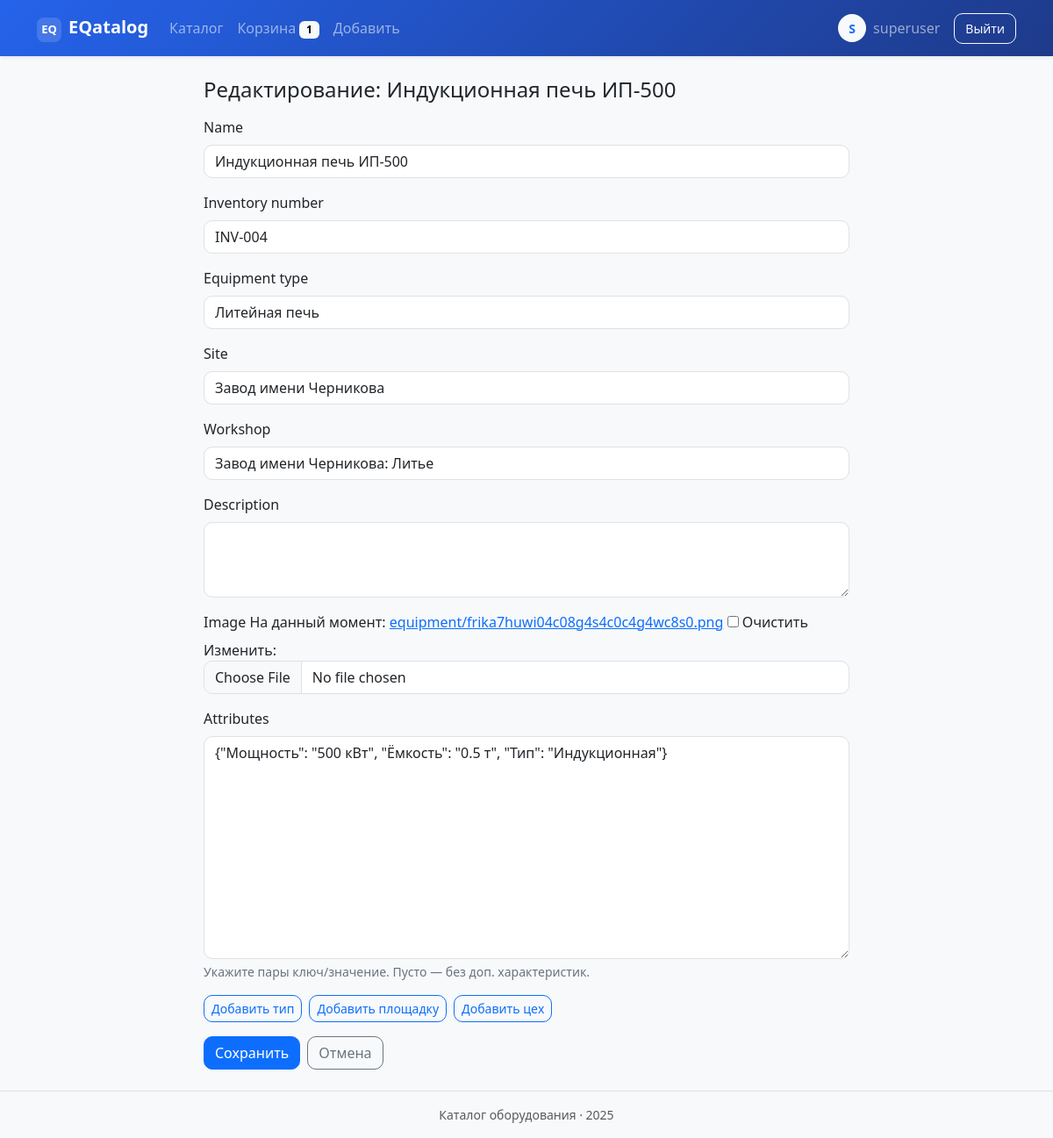
The app's page /equipment/4/edit/ (signed in) with its own data.
### catalog/models.py (models this page shows, shortened)
class Equipment(models.Model):
    name = models.CharField(max_length=255)
    inventory_number = models.CharField(max_length=100, unique=True)
    equipment_type = models.ForeignKey(
        EquipmentType, on_delete=models.PROTECT, related_name="equipment"
    )
    site = models.ForeignKey(
        Site, on_delete=models.PROTECT, related_name="equipment"
    )
    workshop = models.ForeignKey(
        Workshop, on_delete=models.PROTECT, related_name="equipment"
    )
    description = models.TextField(blank=True)
    image = models.ImageField(upload_to="equipment/", null=True, blank=True)
    attributes = models.JSONField(default=dict, blank=True)
    created_by = models.ForeignKey(
        settings.AUTH_USER_MODEL,
        null=True,
        blank=True,
        on_delete=models.SET_NULL,
        related_name="created_equipment",
    )
    created_at = models.DateTimeField(auto_now_add=True)
    updated_at = models.DateTimeField(auto_now=True)
    class Meta:
        ordering = ["name"]
        verbose_name = _("Оборудование")
        verbose_name_plural = _("Оборудование")
    def __str__(self) -> str:
        return f"{self.name} ({self.inventory_number})"

### catalog/views.py (the view, shortened to what this page needs)
class EquipmentUpdateView(OwnerPermissionMixin, LoginRequiredMixin, UpdateView):
    model = Equipment
    form_class = EquipmentForm
    template_name = "catalog/equipment_form.html"
    permission_required = "catalog.change_equipment"
    raise_exception = True

### catalog/context_processors.py (called while the page is built)
def catalog_context(request: HttpRequest) -> dict[str, int]:
    user = request.user
    if isinstance(user, AnonymousUser) or not user.is_authenticated:
        return {"cart_count": 0, "can_add_equipment": False}
    cart_count = (
        CartItem.objects.filter(user=user)
        .only("id")  # lightweight query
        .count()
    )
    can_add = (
        user.is_superuser
        or user.is_staff
        or user.groups.filter(name="seller").exists()
    )
    return {"cart_count": cart_count, "can_add_equipment": can_add}

### catalog/forms.py (called while the page is built)
    def _apply_bootstrap(self) -> None:
        for field in self.fields.values():
            existing_classes = field.widget.attrs.get("class", "")
            field.widget.attrs["class"] = f"{existing_classes} form-control".strip()

### catalog/models.py (called while the page is built)
    def __str__(self) -> str:
        return self.name

    def __str__(self) -> str:
        return f"{self.site}: {self.name}"

    def __str__(self) -> str:
        return self.name

### catalog/views.py (called while the page is built)
    def has_permission(self):
        user = self.request.user
        if not user.is_authenticated:
            return False
        if user.is_superuser or user.is_staff:
            return True
        return super().has_permission()

    def has_permission(self):
        if not super().has_permission():
            return False
        user = self.request.user
        if user.is_superuser or user.is_staff:
            return True
        obj = self.get_object()
        return getattr(obj, self.owner_field, None) == user

### templates/catalog/equipment_form.html (shortened to what this page needs)
{% extends "base.html" %}
{% block content %}
<div class="row justify-content-center">
    <div class="col-lg-8">
        <h1 class="h4 mb-3">
            {% if view.object %}Редактирование: {{ view.object.name }}{% else %}Новое оборудование{% endif %}
        </h1>
        <form method="post" novalidate enctype="multipart/form-data">
            {% for field in form %}
                <div class="mb-3">
                    <label class="form-label" for="{{ field.id_for_label }}">{{ field.label }}</label>
                    {{ field }}
                    {% if field.help_text %}<div class="form-text">{{ field.help_text }}</div>{% endif %}
                </div>
            {% endfor %}
            <div class="d-flex flex-wrap gap-2 mb-3">
                <a class="btn btn-outline-primary btn-sm" href="{% url 'catalog:equipment_type_create' %}">Добавить тип</a>
                <a class="btn btn-outline-primary btn-sm" href="{% url 'catalog:site_create' %}">Добавить площадку</a>
                <a class="btn btn-outline-primary btn-sm" href="{% url 'catalog:workshop_create' %}">Добавить цех</a>
            </div>
            <div class="d-flex gap-2">
                <button class="btn btn-primary" type="submit">Сохранить</button>
                <a class="btn btn-outline-secondary" href="{% url 'catalog:equipment_list' %}">Отмена</a>
            </div>
        </form>
    </div>
</div>
{% endblock %}

### templates/base.html (shortened to what this page needs)
{% load static %}
<!DOCTYPE html>
<html lang="ru">
<head>
    <link rel="stylesheet" href="https://cdn.jsdelivr.net/npm/bootstrap@5.3.3/dist/css/bootstrap.min.css"
>
    <link rel="stylesheet" href="{% static 'css/styles.css' %}">
</head>
<body>
<nav class="navbar navbar-expand-lg navbar-dark bg-gradient-primary shadow-sm sticky-top">
    <div class="container">
        <a class="navbar-brand fw-bold" href="{% url 'catalog:equipment_list' %}">
            <span class="brand-mark me-2">EQ</span>EQatalog
        </a>
        <div class="collapse navbar-collapse" id="navbarNav">
            <ul class="navbar-nav me-auto mb-2 mb-lg-0">
                <li class="nav-item">
                    <a class="nav-link{% if request.resolver_match.url_name == 'equipment_list' %} active{% endif %}" href="{% url 'catalog:equipment_list' %}">Каталог</a>
                </li>
                <li class="nav-item">
                    <a class="nav-link" href="{% url 'catalog:cart' %}">
                        Корзина{% if cart_count %} <span class="badge text-bg-light">{{ cart_count }}</span>{% endif %}
                    </a>
                </li>
                {% if can_add_equipment %}
                    <li class="nav-item">
                        <a class="nav-link" href="{% url 'catalog:equipment_create' %}">Добавить</a>
                    </li>
                {% endif %}
            </ul>
            <ul class="navbar-nav align-items-lg-center">
                {% if user.is_authenticated %}
                    <li class="nav-item">
                        <a class="nav-link d-flex align-items-center gap-2" href="{% url 'accounts:profile' %}">
                            <span class="avatar rounded-circle bg-light text-primary fw-semibold">{{ user.username|first|upper }}</span>
                            <span>{{ user.username }}</span>
                        </a>
                    </li>
                    <li class="nav-item ms-lg-2">
                        <a class="btn btn-outline-light btn-sm" href="{% url 'accounts:logout' %}">Выйти</a>
                    </li>
                {% endif %}
            </ul>
        </div>
    </div>
</nav>
<main class="py-4">
    <div class="container">
        {% block content %}{% endblock %}
    </div>
</main>
<footer class="footer bg-light py-3 mt-auto border-top">
    <div class="container text-center text-muted small">
        Каталог оборудования · {% now "Y" %}
    </div>
</footer>
</body>
</html>

### static/css/styles.css (style rules this page uses)
body { background-color: #f7f9fb; }
.navbar-brand { font-weight: 700; }
.brand-mark { display: inline-flex; width: 28px; height: 28px; align-items: center; justify-content: center; border-radius: 8px; background: rgba(255,255,255,0.15); font-size: 13px; }
.bg-gradient-primary { background: linear-gradient(135deg, #2563eb, #1e3a8a); }
.footer { color: #6c757d; }
.avatar { width: 32px; height: 32px; display: inline-flex; align-items: center; justify-content: center; font-size: 14px; }
.navbar .btn-sm { padding: 6px 12px; }
.form-control, .form-select { border-radius: 10px; }
.form-text { color: #6b7280; }
.btn { border-radius: 10px; }

### records on screen
Equipment: object.name "Индукционная печь ИП-500", form "Индукционная печь ИП-500" "INV-004" "Литейная печь" "Завод имени Черникова" "Завод имени Черникова: Литье" "{\"Мощность\": \"500 кВт\", \"Ёмкость\": \"0.5 т\", \"Тип\": \"Индукционная\"}"

### other values on screen
{{ cart_count }} "1"
{{ user.username|first|upper }} "S"
{{ user.username }} "superuser"
{{ field.label }} "Name" "Inventory number" "Equipment type" "Site" "Workshop" "Description" "Image" "Attributes"
{{ field.help_text }} "Укажите пары ключ/значение. Пусто — без доп. характеристик."
